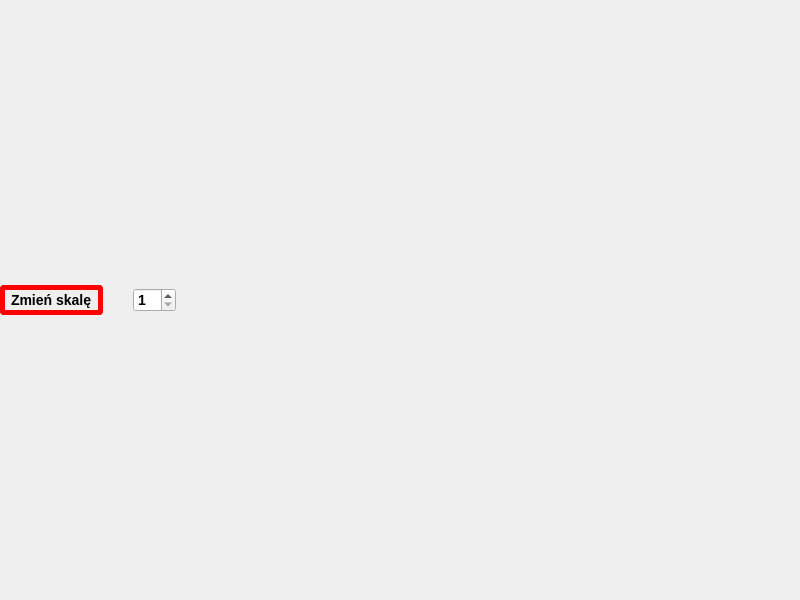
<?xml version="1.0" encoding="UTF-8"?>
<ui version="4.0">
 <class>Graph</class>
 <widget class="QDialog" name="Graph">
  <property name="geometry">
   <rect>
    <x>0</x>
    <y>0</y>
    <width>800</width>
    <height>600</height>
   </rect>
  </property>
  <property name="windowTitle">
   <string>Dialog</string>
  </property>
  <property name="sizeGripEnabled">
   <bool>false</bool>
  </property>
  <layout class="QGridLayout" name="gridLayout">
   <property name="leftMargin">
    <number>0</number>
   </property>
   <property name="topMargin">
    <number>0</number>
   </property>
   <property name="rightMargin">
    <number>0</number>
   </property>
   <property name="bottomMargin">
    <number>0</number>
   </property>
   <property name="verticalSpacing">
    <number>0</number>
   </property>
   <item row="0" column="0">
    <layout class="QHBoxLayout" name="horizontalLayout_2">
     <property name="spacing">
      <number>30</number>
     </property>
     <item>
      <widget class="QLabel" name="label">
       <property name="styleSheet">
        <string notr="true">QLabel
{
    border: 5px solid red;
    border-radius: 4px;
    padding: 2px;
    font: bold 14px;



}
</string>
       </property>
       <property name="text">
        <string>Zmień skalę</string>
       </property>
       <property name="scaledContents">
        <bool>false</bool>
       </property>
       <property name="alignment">
        <set>Qt::AlignLeading|Qt::AlignLeft|Qt::AlignVCenter</set>
       </property>
      </widget>
     </item>
     <item>
      <widget class="QSpinBox" name="spinBox">
       <property name="styleSheet">
        <string notr="true">QSpinBox
{
 font: bold 14px;


}




   


</string>
       </property>
       <property name="readOnly">
        <bool>false</bool>
       </property>
       <property name="minimum">
        <number>1</number>
       </property>
       <property name="maximum">
        <number>10</number>
       </property>
      </widget>
     </item>
     <item>
      <spacer name="horizontalSpacer">
       <property name="orientation">
        <enum>Qt::Horizontal</enum>
       </property>
       <property name="sizeHint" stdset="0">
        <size>
         <width>40</width>
         <height>20</height>
        </size>
       </property>
      </spacer>
     </item>
    </layout>
   </item>
  </layout>
 </widget>
 <resources/>
 <connections/>
</ui>
